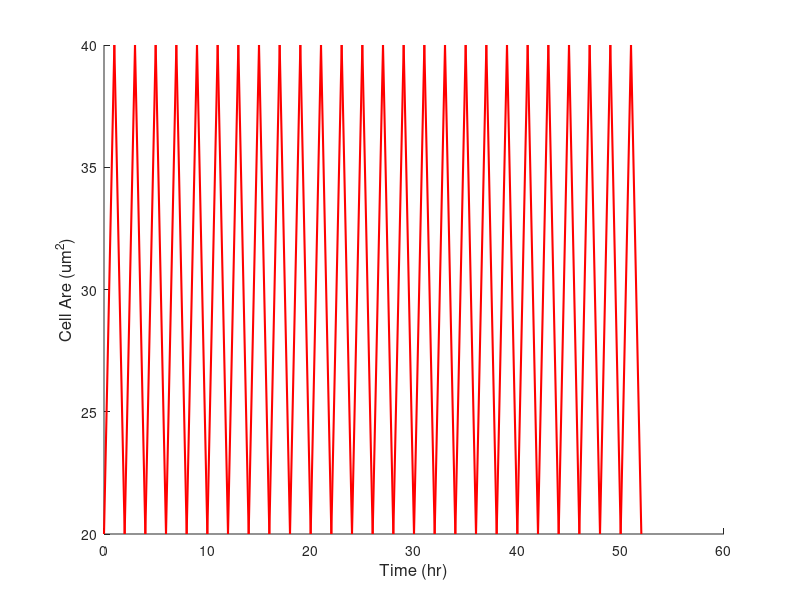
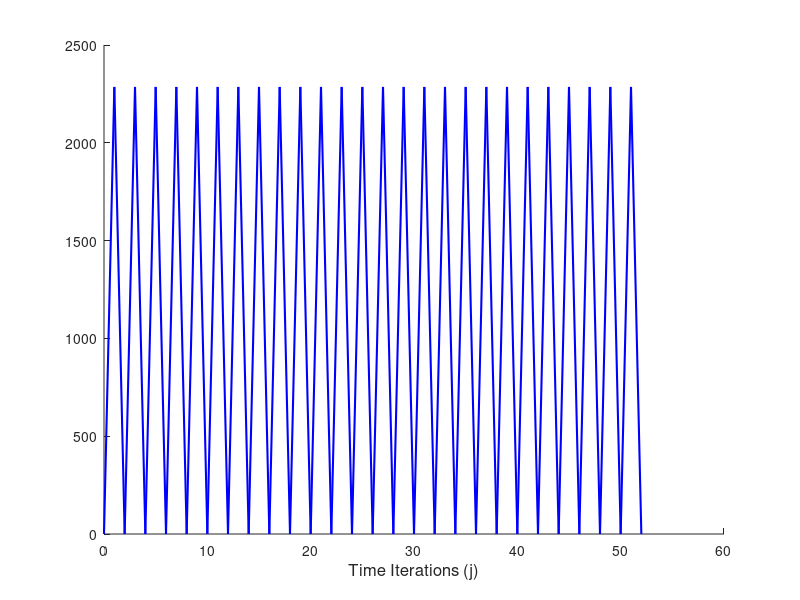

Here is the MATLAB script that generated these plots, in order:
% One CDK Model - cell cycle progression Size Independent

% Initiate the recording arrays - SizeRecord, CDKRecords,BirthSizeRecord, 
% DivisionSizeRecord, CellCycleLengthRecord and PhaseRecord
SizeRecord = [];
CDKRecord = [];
BirthSizeRecord = [];
DivisionSizeRecord = [];
CellCycleLengthRecord = [];

% Input the starting values: Cell Size (size), Molecules CDK (CDK), 
% % Input the starting rates: RGR Cell (g), rate of 
% CDKs prodution (pCDK).
% Input the Thresholds: Threshold of CDKs for entry into S-Phase
% (SPhaseThreshold), Threshold of CDKm for entry into M-Phase
% (MitosisThreshold).
Size = 20
CDK = 0
g = 0.018
pCDK = 57.14
Threshold_division = 2200 

% Initialise Counters ; i as 2, j as 1 and CellCycleLength as 0
i = 2;
j = 1;
CellCycleLength = 0;


% Set the Phase as G1 (Where G1 = 0 and S-G2-M = 1)
Phase = 0;

% Set the initial number of cells
CellNo = 1;

% Enter two values (The starting values twice)into Records that will be 
% filled as i is counted up: BirthSizeRecord, DivisionSizeRecord,
% CellCycleLengthRecord.
% Enter one value (the starting values) into Records that will filled as j
% is counted up:  SizeRecord, CDKsRecord, CDKmRecord, PhaseRecord.
BirthSizeRecord(1) = 0;
BirthSizeRecord(2) = Size;
DivisionSizeRecord(1) = 0;
DivisionSizeRecord(2) = 0;
CellCycleLengthRecord(1) = 0;
CellCycleLengthRecord(2) = 0;
SizeRecord(1) = Size;
CDKRecord(1) = CDK;
PhaseRecord(1) = Phase;
G1LengthRecord(1) = 0;
G1LengthRecord(2) = 0;
G2SMLengthRecord(1) = 0;
G2SMLengthRecord(2) = 0;
TissueAreaRecord(1) = 0;
TissueAreaRecord(2) = 0;

% While BirthSizeRecord(i) =/= BirthSizeRecord(i-1) and there have been
% less than 25 divsion iterations -> go through a cell division
% iteration.

for i = 0:25
    i = i + 1;
    CellCycleLength = 0;
    
% S-Phase Growth Loop
% While cells are in G1 phase (Phase = 0) go through one iteration of growth and one
% iteration of CDK production. CDKm production is kept at 0 by multiplying 
% by Phase = 0  
    while Phase == 0;
         j = j + 1;
         Size = Size + ( Size * 1 );  % Model simulates 1 hour time intervals
         CDK = CDK + (Size * pCDK * 1);
         CellCycleLength = CellCycleLength + 1;
                  

% Enter the new value of Size and CDK into the SizeRecord and CDKRecords 
         SizeRecord(j) = Size;
         CDKRecord(j) = CDK;
         
% Check which phase of the cell cycle the cell is in and record it in
% PhaseRecord
        if CDK < Threshold_division;
            Phase = 0;          
        else if CDK >= Threshold_division;
                Phase = 1;
             end
        end
    end                 
      
    % Divide the cell. Calculate Birthsize as Size/2 and add to BirthSizeRecord
    Size = Size/2;
    BirthSize = Size;
    BirthSizeRecord(i) = BirthSize;
    CellNo = CellNo * 2;
    
    % Reset the CDK values and the Phase
    CDK = 0;
    Phase = 0;
    PhaseSpecificGrowth = 0;
    
    % Increase time increment by 1
    % Record Size, CDKs, CDKm, Phase, G2SM Length, CellCycleLength
    j = j + 1;
    SizeRecord(j)= Size;
    CDKRecord(j)= CDK;
        
    % end division loop
end


% Define time axis
t = length(SizeRecord);
tArray = 0:t-1;

% Plot Size against tArray
figure();
hold on;
plot (tArray,SizeRecord, 'r', 'LineWidth', 1.5)
xlabel('Time (hr)', 'FontSize', 12)
ylabel('Cell Are (um^2)', 'FontSize', 12)
hold off

% Plot CDK against tArray
figure();
hold on;
plot (tArray,CDKRecord, 'b', 'LineWidth', 1.5)
xlabel('Time Iterations (j)', 'FontSize', 12)
hold off


